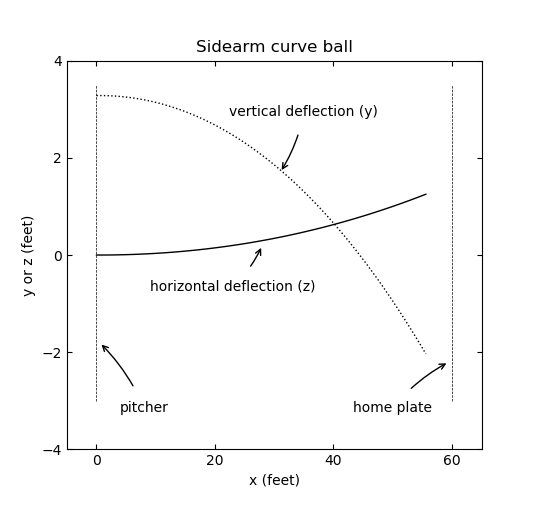

The script that drew this image:
import matplotlib.pyplot as plt
import numpy as np
import math

# set up Constants
dt = 0.01 # time step interval, in seconds
Vd = 35 # m/s
delta = 5 # m/s
grav = 9.8 # gravity, in m/s
omega = 60 * math.pi # angular velocity, in radians/s
SoM = 0.00041 # S sub 0 divided by mass, as given in the text

# initialize array of arrays to hold x,y,z values
xyzlist = []
xyzlist.append([]) # x
xyzlist.append([]) # y
xyzlist.append([]) # z

# initial settings
x = 0.0 # initial x position, in meters
y = 1.0 # initial y position, in meters
z = 0.0 # initial z position, in meters
t = 0.0 # initial time
vx = 31.3 # initial velocity, in m/s (70 mph)
vy = 0.0 # initial velocity
vz = 0.0 # initial velocity
Vtot = math.sqrt( vx**2 + vy**2 + vz**2)

# getNewV function calculates adjusted values for velocities in both x and y directions after applying wind drag
def getNewV (Vtot, Vx, Vy, Vz, xyz):
    if xyz == 0: # x
        V = Vx
        V -=  Vtot * Vx * (0.0039 + (0.0058/(1 + math.exp((Vtot - Vd)/delta)))) * dt
    elif xyz == 1: # y
        V = Vy
        V -= (grav*dt)
    elif xyz == 2: # z
        V = Vz
        V += SoM * omega * Vx * dt
    return V;

while x < 17 :
    #convert coordinates into feet for plotting
    Xfeet = x * 3.28084
    Yfeet = y * 3.28084
    Zfeet = z * 3.28084
    xyzlist[0].append(Xfeet)
    xyzlist[1].append(Yfeet)
    xyzlist[2].append(Zfeet)
    x += (vx * dt)
    y += (vy * dt)
    z += (vz * dt)
    Vtot = math.sqrt( vx**2 + vy**2 + vz**2)
    vx = getNewV(Vtot, vx, vy, vz, 0)
    vy = getNewV(Vtot, vx, vy, vz, 1)
    vz = getNewV(Vtot, vx, vy, vz, 2)

#Set specifications for the plot's display
plt.margins(0)
plt.xlabel('x (feet)')
plt.ylabel('y or z (feet)')
plt.vlines(0,-3,3.5, linewidth = .5, linestyle = 'dashed')
plt.vlines(60,-3,3.5, linewidth = .5, linestyle = 'dashed')
plt.yticks(ticks = (-4,-2,0,2,4))
plt.xticks(ticks = (0,20,40,60))
plt.title('Sidearm curve ball')
plt.plot(xyzlist[0],xyzlist[1],":k",xyzlist[0],xyzlist[2],"-k",lw = 1)
plt.annotate('pitcher', xy=(0.5,-1.8), xytext=(8,-3),
            arrowprops=dict(arrowstyle = '->',shrinkA = 10,
            connectionstyle = 'arc3,rad=0.1'),ha='center',va = 'top')
plt.annotate('home plate', xy=(59.5, -2.2), xytext=(50,-3),
            arrowprops=dict(arrowstyle = '->',shrinkA = 10,
            connectionstyle = 'arc3,rad=-0.1'),ha='center',va = 'top')
plt.annotate('horizontal deflection (z)', xy=(28, 0.2), xytext=(23,-0.8),
            arrowprops=dict(arrowstyle = '->',shrinkA = 10,
            connectionstyle = 'arc3,rad=0.1'),ha='center',va = 'bottom')
plt.annotate('vertical deflection (y)', xy=(31, 1.7), xytext=(35,2.8),
            arrowprops=dict(arrowstyle = '->',shrinkA = 10,
            connectionstyle = 'arc3,rad=-0.1'),ha='center',va = 'bottom')
plt.axis([-5,65,-4,4])
plt.tick_params(direction = 'in', right = True, top = True)
plt.show()
